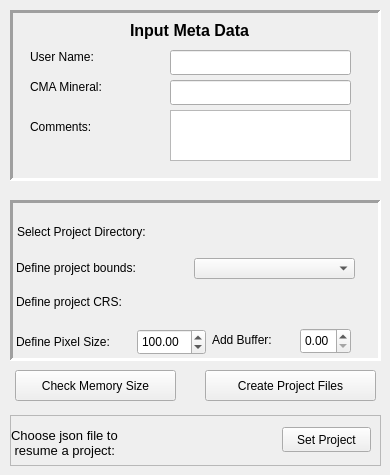
    <widget class="QWidget" name="tab_2">
     <attribute name="title">
      <string>Initiate CMA</string>
     </attribute>
     <widget class="QPushButton" name="make_template_raster_button">
      <property name="geometry">
       <rect>
        <x>205</x>
        <y>370</y>
        <width>171</width>
        <height>31</height>
       </rect>
      </property>
      <property name="text">
       <string>Create Project Files</string>
      </property>
     </widget>
     <widget class="QPushButton" name="check_size_button">
      <property name="geometry">
       <rect>
        <x>15</x>
        <y>370</y>
        <width>161</width>
        <height>31</height>
       </rect>
      </property>
      <property name="text">
       <string>Check Memory Size</string>
      </property>
     </widget>
     <widget class="QFrame" name="frame_9">
      <property name="geometry">
       <rect>
        <x>10</x>
        <y>10</y>
        <width>371</width>
        <height>171</height>
       </rect>
      </property>
      <property name="frameShape">
       <enum>QFrame::Panel</enum>
      </property>
      <property name="frameShadow">
       <enum>QFrame::Sunken</enum>
      </property>
      <property name="lineWidth">
       <number>3</number>
      </property>
      <widget class="QLineEdit" name="UserNameLineEdit">
       <property name="geometry">
        <rect>
         <x>160</x>
         <y>40</y>
         <width>181</width>
         <height>25</height>
        </rect>
       </property>
      </widget>
      <widget class="QLineEdit" name="CMA_mineralLineEdit">
       <property name="geometry">
        <rect>
         <x>160</x>
         <y>70</y>
         <width>181</width>
         <height>25</height>
        </rect>
       </property>
      </widget>
      <widget class="QLabel" name="label_57">
       <property name="geometry">
        <rect>
         <x>20</x>
         <y>102</y>
         <width>101</width>
         <height>30</height>
        </rect>
       </property>
       <property name="text">
        <string>Comments:</string>
       </property>
      </widget>
      <widget class="QLabel" name="label_55">
       <property name="geometry">
        <rect>
         <x>20</x>
         <y>32</y>
         <width>81</width>
         <height>30</height>
        </rect>
       </property>
       <property name="text">
        <string>User Name:</string>
       </property>
      </widget>
      <widget class="QTextEdit" name="CommentsText">
       <property name="geometry">
        <rect>
         <x>160</x>
         <y>100</y>
         <width>181</width>
         <height>51</height>
        </rect>
       </property>
      </widget>
      <widget class="QLabel" name="label_56">
       <property name="geometry">
        <rect>
         <x>20</x>
         <y>62</y>
         <width>101</width>
         <height>30</height>
        </rect>
       </property>
       <property name="text">
        <string>CMA Mineral:</string>
       </property>
      </widget>
      <widget class="QLabel" name="label_58">
       <property name="geometry">
        <rect>
         <x>120</x>
         <y>5</y>
         <width>161</width>
         <height>30</height>
        </rect>
       </property>
       <property name="font">
        <font>
         <pointsize>12</pointsize>
         <weight>75</weight>
         <bold>true</bold>
        </font>
       </property>
       <property name="text">
        <string>Input Meta Data</string>
       </property>
      </widget>
     </widget>
     <widget class="QFrame" name="frame_10">
      <property name="geometry">
       <rect>
        <x>10</x>
        <y>200</y>
        <width>371</width>
        <height>161</height>
       </rect>
      </property>
      <property name="frameShape">
       <enum>QFrame::Panel</enum>
      </property>
      <property name="frameShadow">
       <enum>QFrame::Sunken</enum>
      </property>
      <property name="lineWidth">
       <number>3</number>
      </property>
      <widget class="QLabel" name="label_44">
       <property name="geometry">
        <rect>
         <x>202</x>
         <y>125</y>
         <width>81</width>
         <height>30</height>
        </rect>
       </property>
       <property name="text">
        <string>Add Buffer:</string>
       </property>
      </widget>
      <widget class="QLabel" name="label_47">
       <property name="geometry">
        <rect>
         <x>6</x>
         <y>87</y>
         <width>211</width>
         <height>30</height>
        </rect>
       </property>
       <property name="text">
        <string>Define project CRS:</string>
       </property>
      </widget>
      <widget class="QgsFileWidget" name="proj_dir_input">
       <property name="geometry">
        <rect>
         <x>184</x>
         <y>18</y>
         <width>161</width>
         <height>27</height>
        </rect>
       </property>
       <property name="dialogTitle">
        <string/>
       </property>
       <property name="storageMode">
        <enum>QgsFileWidget::GetDirectory</enum>
       </property>
       <property name="options">
        <set>QFileDialog::ShowDirsOnly</set>
       </property>
      </widget>
      <widget class="QLabel" name="label_54">
       <property name="geometry">
        <rect>
         <x>7</x>
         <y>17</y>
         <width>171</width>
         <height>30</height>
        </rect>
       </property>
       <property name="text">
        <string>Select Project Directory:</string>
       </property>
      </widget>
      <widget class="QgsMapLayerComboBox" name="template_input">
       <property name="geometry">
        <rect>
         <x>184</x>
         <y>58</y>
         <width>161</width>
         <height>21</height>
        </rect>
       </property>
      </widget>
      <widget class="QDoubleSpinBox" name="pixel_size_input">
       <property name="geometry">
        <rect>
         <x>127</x>
         <y>129</y>
         <width>69</width>
         <height>26</height>
        </rect>
       </property>
       <property name="maximum">
        <double>5000.000000000000000</double>
       </property>
       <property name="singleStep">
        <double>50.000000000000000</double>
       </property>
       <property name="value">
        <double>100.000000000000000</double>
       </property>
      </widget>
      <widget class="QgsProjectionSelectionWidget" name="mQgsProjectionSelectionWidget">
       <property name="geometry">
        <rect>
         <x>154</x>
         <y>88</y>
         <width>211</width>
         <height>31</height>
        </rect>
       </property>
      </widget>
      <widget class="QLabel" name="label_43">
       <property name="geometry">
        <rect>
         <x>6</x>
         <y>127</y>
         <width>121</width>
         <height>30</height>
        </rect>
       </property>
       <property name="text">
        <string>Define Pixel Size:</string>
       </property>
      </widget>
      <widget class="QDoubleSpinBox" name="buffer_dist_spinBox">
       <property name="geometry">
        <rect>
         <x>290</x>
         <y>128</y>
         <width>51</width>
         <height>26</height>
        </rect>
       </property>
       <property name="maximum">
        <double>1000000.000000000000000</double>
       </property>
       <property name="singleStep">
        <double>25.000000000000000</double>
       </property>
       <property name="value">
        <double>0.000000000000000</double>
       </property>
      </widget>
      <widget class="QLabel" name="label_42">
       <property name="geometry">
        <rect>
         <x>6</x>
         <y>57</y>
         <width>161</width>
         <height>21</height>
        </rect>
       </property>
       <property name="text">
        <string>Define project bounds:</string>
       </property>
      </widget>
     </widget>
     <widget class="QFrame" name="frame_11">
      <property name="geometry">
       <rect>
        <x>10</x>
        <y>415</y>
        <width>371</width>
        <height>51</height>
       </rect>
      </property>
      <property name="frameShape">
       <enum>QFrame::StyledPanel</enum>
      </property>
      <property name="frameShadow">
       <enum>QFrame::Raised</enum>
      </property>
      <widget class="QLabel" name="label_59">
       <property name="geometry">
        <rect>
         <x>1</x>
         <y>7</y>
         <width>181</width>
         <height>41</height>
        </rect>
       </property>
       <property name="font">
        <font>
         <pointsize>10</pointsize>
         <weight>50</weight>
         <italic>false</italic>
         <bold>false</bold>
        </font>
       </property>
       <property name="text">
        <string>Choose json file to 
 resume a project:</string>
       </property>
      </widget>
      <widget class="QgsFileWidget" name="resume_json_file_input">
       <property name="geometry">
        <rect>
         <x>140</x>
         <y>12</y>
         <width>121</width>
         <height>27</height>
        </rect>
       </property>
      </widget>
      <widget class="QPushButton" name="resume_jsonProj_button">
       <property name="geometry">
        <rect>
         <x>272</x>
         <y>12</y>
         <width>89</width>
         <height>25</height>
        </rect>
       </property>
       <property name="text">
        <string>Set Project</string>
       </property>
      </widget>
     </widget>
    </widget>
